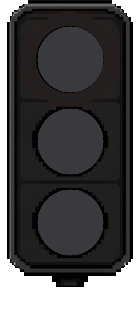
#> input picture assets/states/idle.png, 140 x 320 px, found by its file name; its folder holds 4 pictures in this run
$ python recolor_unlit.py
#> lines starting #> are read from the running program, lines starting #| are printed output that depends on the picture; after the words box and inside, x2 and y2 are one past the last pixel; in counts of white or black regions, pixels touching at a corner belong together
#!/usr/bin/env python3
"""把「没亮的灯泡」从纯黑改成深灰。

灯罩是暖调的深灰 (36,31,30)，原来未亮的灯泡是纯黑，两者几乎融在一起。

⚠️ 第一版只改精确的 (0,0,0)，结果灯泡边缘有一圈「深灰但不是纯黑」的
抗锯齿像素（(8,7,7)、(2,2,2) 之类）留了下来 —— 视觉上就像一颗被啃掉边的圆，
也就是「灯泡变形」。所以这里改成按【圆形范围 + 暗度】判定：
在灯泡圆内、且足够暗的像素，全部统一成同一个灰。

灯泡位置是固定的三个圆心，半径按实测：
    中心 x=70   y=59 / 141 / 222   半径 33
"""

from __future__ import annotations

import sys

import numpy as np
from PIL import Image

BULB_GREY = (58, 58, 62)    # 偏冷深灰，和暖调灯罩拉开层次
BULB_CENTERS = [(70, 59), (70, 141), (70, 222)]
BULB_RADIUS = 33
DARK_MAX = 70               # 三通道最大值低于它算「灯泡的暗部」
THRESHOLD = 128             # alpha 阈值


def recolor(im: Image.Image) -> tuple[Image.Image, int]:
    a = np.array(im.convert("RGBA"))
    h, w, _ = a.shape
    rgb = a[:, :, :3].astype(np.int16)
    dark = (rgb.max(axis=2) < DARK_MAX) & (a[:, :, 3] > THRESHOLD)

    changed = 0
    for cx, cy in BULB_CENTERS:
        y0, y1 = max(0, cy - BULB_RADIUS - 1), min(h, cy + BULB_RADIUS + 2)
        x0, x1 = max(0, cx - BULB_RADIUS - 1), min(w, cx + BULB_RADIUS + 2)
        yy, xx = np.mgrid[y0:y1, x0:x1]
        inside = ((yy - cy) ** 2 + (xx - cx) ** 2) <= BULB_RADIUS ** 2
        target = inside & dark[y0:y1, x0:x1]
        n = int(target.sum())
        if n:
            region = a[y0:y1, x0:x1]
            region[target, 0] = BULB_GREY[0]
            region[target, 1] = BULB_GREY[1]
            region[target, 2] = BULB_GREY[2]
            changed += n
        print(f"    中心({cx},{cy})  半径{BULB_RADIUS}  改色 {n} 像素")

    return Image.fromarray(a), changed


def main() -> None:
    names = sys.argv[1:] or ["idle", "working", "done", "attention", "offline"]
    for n in names:
        path = f"assets/states/{n}.png"
        try:
            im = Image.open(path)
#> im is the input picture: PIL image 140x320 RGBA; mean R, G, B, A 79, 78.2, 78.8, 195.6
        except OSError:
            print(f"  跳过 {path}")
            continue
        print(f"  {n}:")
        out, changed = recolor(im)
#> in recolor, `rgb = a[:, :, :3].astype(np.int16)`:
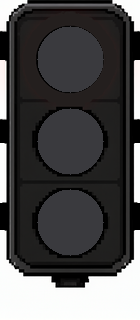
#> rgb: shape (320, 140, 3) int16; mean R, G, B 79, 78.2, 78.8
#> in recolor, `dark = (rgb.max(axis=2) < DARK_MAX) & (a[:, :, 3] > THRESHOLD)`:
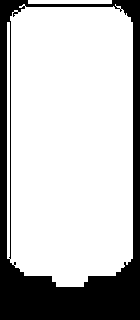
#> dark: shape (320, 140) bool; 75.5% white; 1 black region, box (x1, y1, x2, y2) and area: (0, 0, 140, 320) 10998
#> the loop in recolor, `for cx, cy in BULB_CENTERS:` made 3 passes
#> changed on passes 1 to 3: 3409, 6818, 10227
#|     中心(70,59)  半径33  改色 3409 像素
#|     中心(70,141)  半径33  改色 3409 像素
#|     中心(70,222)  半径33  改色 3409 像素
#> pass 1, in recolor, `target = inside & dark[y0:y1, x0:x1]`:
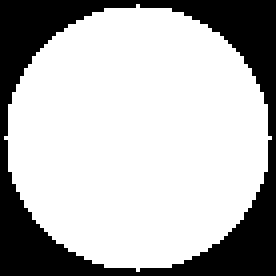
#> target: shape (69, 69) bool (shown 4 times larger); 71.6% white; 1 black region, box (x1, y1, x2, y2) and area: (0, 0, 69, 69) 1352
#> pass 1, in recolor, `region = a[y0:y1, x0:x1]`:
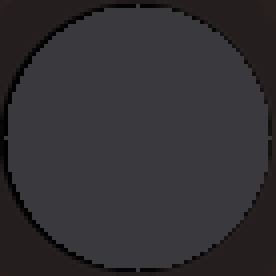
#> region: shape (69, 69, 4) (shown 4 times larger); mean R, G, B, A 50.6, 49.3, 51.9, 255
#> pass 2, in recolor, `region = a[y0:y1, x0:x1]`:
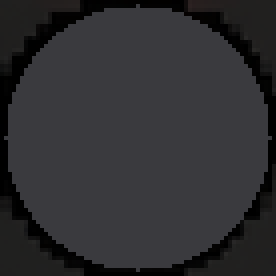
#> region: shape (69, 69, 4) (shown 4 times larger); mean R, G, B, A 46.9, 46.7, 49.5, 255
#> after the loop in recolor, `for cx, cy in BULB_CENTERS:`: changed = 10227
#> changed = 10227
        out.save(path)
        print(f"    合计 {changed}")
#|     合计 10227
#> pass 3 of the loop in main, `for n in names:`:
#> path = 'assets/states/done.png'
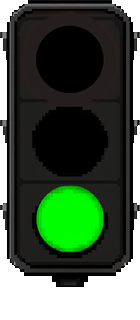
#> input picture assets/states/done.png, 140 x 320 px, found by its file name
#> in main, im is the input picture: PIL image 140x320 RGBA; mean R, G, B, A 68.9, 87.1, 67.7, 198.9
#> dark: shape (320, 140) bool; 68.4% white; 2 black regions, box (x1, y1, x2, y2) and area: (0, 0, 140, 320) 10586, (36, 185, 104, 252) 3591
#> the loop in recolor (call 2), `for cx, cy in BULB_CENTERS:` made 3 passes
#> (n, changed) on passes 1 to 3: (3409, 3409), (3409, 6818), (163, 6981)
#> (printed output is left out)
#> after the loop in recolor (call 2), `for cx, cy in BULB_CENTERS:`:
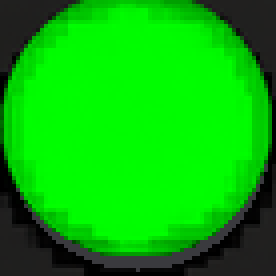
#> region: shape (69, 69, 4) (shown 4 times larger); mean R, G, B, A 7, 183.5, 6.9, 255
#> after the loop in recolor (call 2), `for cx, cy in BULB_CENTERS:`: changed = 6981
#> in main, `out, changed = recolor(im)`:
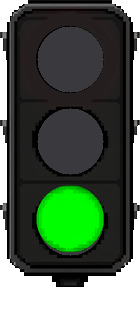
#> out: PIL image 140x320 RGBA; mean R, G, B, A 77.9, 96.1, 77.3, 198.9; transparent parts drawn white
#|     合计 6981
#> the loop made 5 passes; the first 3 are shown


if __name__ == "__main__":
    main()
